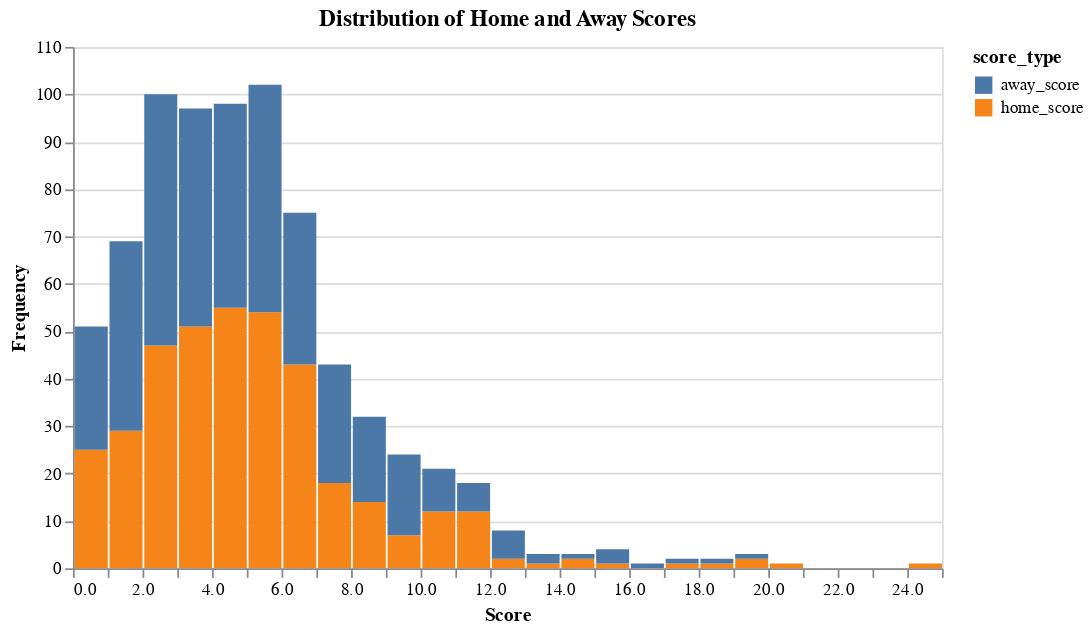

Notebook source saved alongside this figure:
### Code cell
# Fetch the schedule data for a specific date range
sched = statsapi.schedule(start_date='07/01/2018', end_date='07/31/2018')

# Convert the list of dictionaries to a pandas DataFrame
df = pd.DataFrame(sched)

# Filter out rows with missing data in 'home_score' or 'away_score'
df = df[['home_score', 'away_score']].dropna()

# Melt the DataFrame to have a long format for easier plotting
df_melted = df.melt(var_name='score_type', value_name='score')

# Create Altair chart for home_score and away_score distributions
chart = alt.Chart(df_melted).mark_bar().encode(
    x=alt.X('score:Q', bin=alt.Bin(maxbins=30), title='Score'),
    y=alt.Y('count()', title='Frequency'),
    color='score_type:N',
    tooltip=['score_type', 'score']
).properties(
    width=500,
    height=300,
    title='Distribution of Home and Away Scores'
).interactive()

# Display the chart
chart

### Figure 1 — Vega-Lite specification as saved in the notebook (floating-point values rounded to 4 significant figures; data arrays with more than 128 entries replaced by an {"elided": "..."} marker saying what was removed)
{"config": {"view": {"continuousWidth": 300, "continuousHeight": 300}}, "data": {"name": "data-a297c50aafa0ba0fcf12dff8864539f5"}, "mark": {"type": "bar"}, "encoding": {"color": {"field": "score_type", "type": "nominal"}, "tooltip": [{"field": "score_type", "type": "nominal"}, {"field": "score", "type": "quantitative"}], "x": {"bin": {"maxbins": 30}, "field": "score", "title": "Score", "type": "quantitative"}, "y": {"aggregate": "count", "title": "Frequency", "type": "quantitative"}}, "height": 300, "params": [{"name": "param_1", "select": {"type": "interval", "encodings": ["x", "y"]}, "bind": "scales"}], "title": "Distribution of Home and Away Scores", "width": 500, "$schema": "https://vega.github.io/schema/vega-lite/v5.17.0.json", "datasets": {"data-a297c50aafa0ba0fcf12dff8864539f5": {"elided": "758 records"}}}
